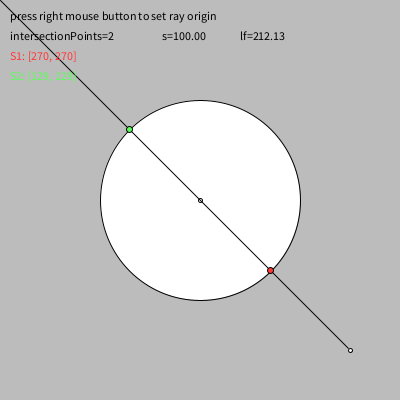
Frame 1 (no input)
Frame 60 (the mouse pressed at the canvas centre just before this capture): identical to frame 1, image omitted
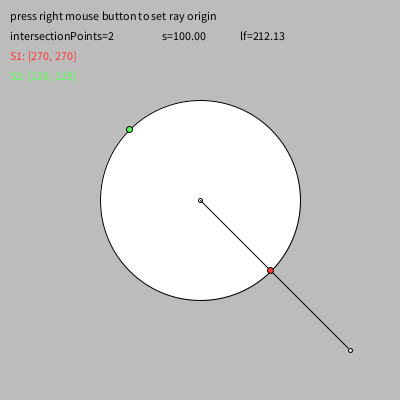
Frame 120 (the mouse held since frame 60 and released just before this capture)

The Processing sketch that drew these frames (run headless with seeded random() and noise(); from frame 60 on, the mouse is pressed at the canvas centre):

// Processing sketch: processing_45537
// ── processing_45537.pde


//==========================================================
// sketch:  PG_RayCircleIntersection.pde
// intersection of a ray with a circle in 2D
// date:  2011-11-08
//==========================================================

Ray ray = new Ray (350,350,0, 0,0,0);

float radius = 100;
Circle circle = new Circle(new PVector (200,200), radius);

//----------------------------------------------------------
void setup() 
{
  size(400, 400);
  ellipseMode(RADIUS);
  smooth();
}
//----------------------------------------------------------
void draw()
{
  background(188);
  ray.lookAt (mouseX, mouseY,0);
  PVector S1 = new PVector();
  PVector S2 = new PVector();
  int ip = rayCircleIntersection(ray, circle, S1, S2);
  fill(0);
  text ("press right mouse button to set ray origin",10,20);
  text ("intersectionPoints=" + ip,10,40);

  // draw circle
  if (ip > 0) fill(255); else fill(222);
  circle.draw();

  // draw ray
  ray.draw2d();  
  
  // draw intersection points
  if (ip > 0) 
  { fill(255,55,55);   
    ellipse (S1.x, S1.y, 3,3);   
    text ("S1: ["+(int)S1.x+", "+(int)S1.y+"]",10,60);
    
    fill(88,255,88);   
    ellipse (S2.x, S2.y, 3,3);   
    text ("S2: ["+(int)S2.x+", "+(int)S2.y+"]",10,80);
  }
}
//----------------------------------------------------------
void mousePressed()
{
  if (mouseButton == RIGHT)  
    ray.setOrigin (mouseX, mouseY,0);
}

//----------------------------------------------------------
// intersection of a ray with a circle in 2d
//           or of a ray with a sphere in 3d !!!
// input:  ray   ray origin and direction point
//         c     circle
// output: S1,S2 intersection points
// return: int   number of intersection points 0,1,2
//----------------------------------------------------------
int rayCircleIntersection(Ray ray, Circle c, PVector S1, PVector S2) 
{
  PVector e = new PVector(ray.direction.x, ray.direction.y, ray.direction.z);   // e=ray.dir
  e.normalize();                            // e=g/|g|
  PVector h = PVector.sub(c.center,ray.origin);  // h=r.o-c.M
  float lf = e.dot(h);                      // lf=e.h
  float s = sq(c.radius)-h.dot(h)+sq(lf);   // s=r^2-h^2+lf^2
  if (s < 0.0) return 0;                    // no intersection points ?
  s = sqrt(s);                              // s=sqrt(r^2-h^2+lf^2)

  int result = 0;
  if (lf < s)                               // S1 behind A ?
  { if (lf+s >= 0)                          // S2 before A ?}
    { s = -s;                               // swap S1 <-> S2}
      result = 1;                           // one intersection point
  } }
  else result = 2;                          // 2 intersection points

  S1.set(PVector.mult(e, lf-s));  S1.add(ray.origin); // S1=A+e*(lf-s)
  S2.set(PVector.mult(e, lf+s));  S2.add(ray.origin); // S2=A+e*(lf+s)

  // only for testing
  fill(0);
  text (" s=" + nf( s,0,2),160,40);
  text ("lf=" + nf(lf,0,2),240,40);

  return result;
}
 
//----------------------------------------------------------
// rays are defined by origin and direction  
//----------------------------------------------------------
class Ray
{ PVector origin;
  PVector direction;
  
  Ray(float Ax, float Ay, float Az
     ,float Bx, float By, float Bz)
  { origin = new PVector(Ax, Ay, Az);
    direction = new PVector(Bx-Ax, By-Ay, Bz-Az);
  }
  Ray(PVector A, PVector B)
  { origin = new PVector(A.x, A.y, A.z);
    direction = PVector.sub(B,A);
  }
  Ray(Ray r)
  { origin = new PVector(r.origin.x, r.origin.y, r.origin.z);
    direction = new PVector(r.direction.x, r.direction.y, r.direction.z);
  }
  void set(PVector A, PVector B)
  { origin = new PVector(A.x, A.y, A.z);
    direction = PVector.sub(B,A);
  }
  void setOrigin(float x, float y, float z)
  { origin = new PVector(x, y, z);
  }
  void setOrigin(PVector pos)
  { origin = new PVector(pos.x, pos.y, pos.z);
  }
  void setDirection(float x, float y, float z)
  { direction = new PVector(x, y, z);
  }
  void setDirection(PVector dir)
  { direction = new PVector(dir.x, dir.y, dir.z);
  }
  void lookAt (float x, float y, float z)
  { direction = new PVector(x-origin.x, y-origin.y, z-origin.z);
  }
  
  void draw2d() 
  { line(origin.x, origin.y, origin.x+direction.x, origin.y+direction.y);
    ellipse (origin.x, origin.y, 2,2);   
  }
  void draw3d() 
  { line(origin.x, origin.y, origin.z, origin.x+direction.x, origin.x+direction.y, origin.z+direction.z);
  }
}

//----------------------------------------------------------
// circles are defined by center point and radius  
//----------------------------------------------------------
public class Circle 
{ PVector center;
  float radius;
  Circle()
  { center = new PVector(0,0);
    radius = 1;
  }
  Circle(PVector center, float radius)
  { this.center = center;
    this.radius = radius;  
  }
  void draw() 
  { ellipse(center.x, center.y, radius, radius);
    ellipse(center.x, center.y, 2,2);
  }
}
